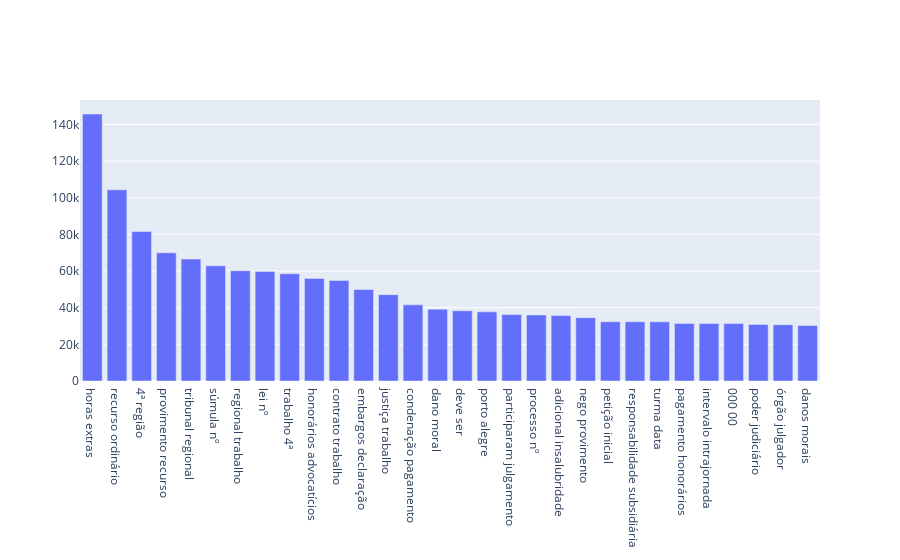

The notebook cell this image was saved under:
### Code cell
trace = go.Bar(x=df4["INTEIRO_TEOR"], y=df4["QUANTIDADE"])
iplot({"data":[trace]})

### Figure 1 — Plotly figure (JSON) as saved in the notebook; plotly's stock layout.template omitted (floating-point values rounded to 4 significant figures)
{"data": [{"type": "bar", "x": ["horas extras", "recurso ordinário", "4ª região", "provimento recurso", "tribunal regional", "súmula nº", "regional trabalho", "lei nº", "trabalho 4ª", "honorários advocatícios", "contrato trabalho", "embargos declaração", "justiça trabalho", "condenação pagamento", "dano moral", "deve ser", "porto alegre", "participaram julgamento", "processo nº", "adicional insalubridade", "nego provimento", "petição inicial", "responsabilidade subsidiária", "turma data", "pagamento honorários", "intervalo intrajornada", "000 00", "poder judiciário", "órgão julgador", "danos morais"], "y": [145643, 104305, 81540, 69939, 66555, 62833, 60189, 59795, 58518, 55924, 54858, 49920, 47115, 41553, 39207, 38306, 37714, 36261, 36037, 35673, 34576, 32354, 32345, 32284, 31392, 31357, 31306, 30824, 30690, 30303]}], "layout": {"autosize": true, "xaxis": {"autorange": true, "range": [-0.5, 29.5], "type": "category"}, "yaxis": {"autorange": true, "range": [0, 153300.0], "type": "linear"}}}
